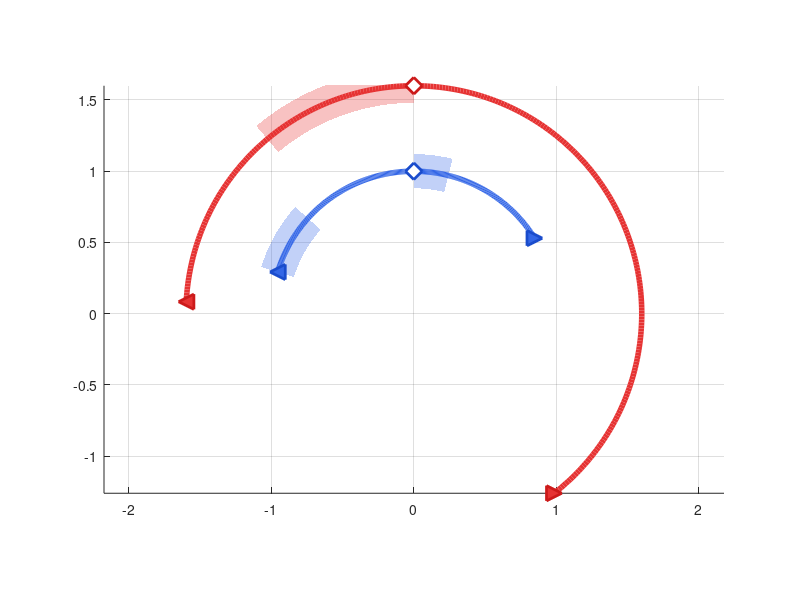

Write MATLAB code to recreate this figure. (Note: this script raises an error after producing the figure.)
%% ── FIGURE : Débattement angulaire des molettes ──────────────────────────────
figure('Name','Débattement molettes','Color','w','Position',[400 400 800 500]);
hold on; grid on; axis equal;

% ── Paramètres des molettes ───────────────────────────────────────────────────
petite_D  = -58;    % degrés vers la droite
petite_G  =  73;    % degrés vers la gauche
grande_D  = -142;
grande_G  =  87;

% ── Zones mortes ──────────────────────────────────────────────────────────────
% Petite molette : 0° → 14° droite  (0 à -14)
petite_ZM_D_start =   0;
petite_ZM_D_end   = -14;
% Petite molette : 48° → 73° gauche (48 à 73)
petite_ZM_G_start =  48;
petite_ZM_G_end   =  73;
% Grande molette : 0° → 40° gauche  (0 à 40)
grande_ZM_G_start =   0;
grande_ZM_G_end   =  40;

% ── Rayons (visuels) ──────────────────────────────────────────────────────────
r_petite = 1;
r_grande = 1.6;
r_zm_ep  = 0.12;   % épaisseur du secteur zone morte (en unités radiales)

% ── Arcs principaux ───────────────────────────────────────────────────────────
theta_petite = linspace(petite_G, petite_D, 300);
theta_grande = linspace(grande_G, grande_D, 300);

plot(r_petite * cosd(theta_petite + 90), r_petite * sind(theta_petite + 90), ...
     '-', 'Color', [0.2 0.4 0.9], 'LineWidth', 4, 'DisplayName', 'Petite molette');
plot(r_grande * cosd(theta_grande + 90), r_grande * sind(theta_grande + 90), ...
     '-', 'Color', [0.9 0.2 0.2], 'LineWidth', 4, 'DisplayName', 'Grande molette');

% ── Zones mortes (secteurs grisés semi-transparents) ──────────────────────────
function draw_dead_zone(ax, r, r_ep, theta_start, theta_end, color_rgb)
    % Construit un secteur annulaire entre r-r_ep et r+r_ep
    n = 80;
    th = linspace(theta_start, theta_end, n) + 90;  % +90° car 0° = haut
    r_in  = r - r_ep;
    r_out = r + r_ep;
    % Contour du secteur : arc extérieur + arc intérieur (à rebours)
    x = [r_out * cosd(th),  r_in * cosd(fliplr(th)), r_out * cosd(th(1))];
    y = [r_out * sind(th),  r_in * sind(fliplr(th)), r_out * sind(th(1))];
    fill(ax, x, y, color_rgb, 'FaceAlpha', 0.30, 'EdgeColor', color_rgb, ...
         'EdgeAlpha', 0.60, 'LineWidth', 1.2, 'HandleVisibility', 'off');
end

ax = gca;
% Zone morte petite — droite
draw_dead_zone(ax, r_petite, r_zm_ep, petite_ZM_D_end, petite_ZM_D_start, [0.2 0.4 0.9]);
% Zone morte petite — gauche
draw_dead_zone(ax, r_petite, r_zm_ep, petite_ZM_G_start, petite_ZM_G_end, [0.2 0.4 0.9]);
% Zone morte grande — gauche
draw_dead_zone(ax, r_grande, r_zm_ep, grande_ZM_G_start, grande_ZM_G_end, [0.9 0.2 0.2]);

% ── Position initiale (0°) — en haut ─────────────────────────────────────────
plot(0, +r_petite, 'diamond', 'MarkerSize', 12, ...
     'MarkerEdgeColor', [0.1 0.3 0.8], 'MarkerFaceColor', 'white', ...
     'LineWidth', 2, 'HandleVisibility', 'off');
plot(0, +r_grande, 'diamond', 'MarkerSize', 12, ...
     'MarkerEdgeColor', [0.8 0.1 0.1], 'MarkerFaceColor', 'white', ...
     'LineWidth', 2, 'HandleVisibility', 'off');

% ── Marqueurs extrêmes ────────────────────────────────────────────────────────
plot(r_petite * cosd(petite_D + 90), r_petite * sind(petite_D + 90), ...
     '>', 'MarkerSize', 11, 'MarkerEdgeColor', [0.1 0.3 0.8], ...
     'MarkerFaceColor', [0.2 0.4 0.9], 'LineWidth', 2, 'HandleVisibility', 'off');
plot(r_petite * cosd(petite_G + 90), r_petite * sind(petite_G + 90), ...
     '<', 'MarkerSize', 11, 'MarkerEdgeColor', [0.1 0.3 0.8], ...
     'MarkerFaceColor', [0.2 0.4 0.9], 'LineWidth', 2, 'HandleVisibility', 'off');
plot(r_grande * cosd(grande_D + 90), r_grande * sind(grande_D + 90), ...
     '>', 'MarkerSize', 11, 'MarkerEdgeColor', [0.8 0.1 0.1], ...
     'MarkerFaceColor', [0.9 0.2 0.2], 'LineWidth', 2, 'HandleVisibility', 'off');
plot(r_grande * cosd(grande_G + 90), r_grande * sind(grande_G + 90), ...
     '<', 'MarkerSize', 11, 'MarkerEdgeColor', [0.8 0.1 0.1], ...
     'MarkerFaceColor', [0.9 0.2 0.2], 'LineWidth', 2, 'HandleVisibility', 'off');

% ── Lignes radiales ───────────────────────────────────────────────────────────
plot([0, r_petite * cosd(petite_D + 90)], [0, r_petite * sind(petite_D + 90)], ...
     '--', 'Color', [0.2 0.4 0.9 0.5], 'LineWidth', 1, 'HandleVisibility', 'off');
plot([0, r_petite * cosd(petite_G + 90)], [0, r_petite * sind(petite_G + 90)], ...
     '--', 'Color', [0.2 0.4 0.9 0.5], 'LineWidth', 1, 'HandleVisibility', 'off');
plot([0, 0], [0, +r_petite], '--', 'Color', [0.2 0.4 0.9 0.5], ...
     'LineWidth', 1, 'HandleVisibility', 'off');
plot([0, r_grande * cosd(grande_D + 90)], [0, r_grande * sind(grande_D + 90)], ...
     '--', 'Color', [0.9 0.2 0.2 0.5], 'LineWidth', 1, 'HandleVisibility', 'off');
plot([0, r_grande * cosd(grande_G + 90)], [0, r_grande * sind(grande_G + 90)], ...
     '--', 'Color', [0.9 0.2 0.2 0.5], 'LineWidth', 1, 'HandleVisibility', 'off');
plot([0, 0], [0, +r_grande], '--', 'Color', [0.9 0.2 0.2 0.5], ...
     'LineWidth', 1, 'HandleVisibility', 'off');
off = 0.12;
% ── Annotations des angles aux extrêmes ──────────────────────────────────────
text((r_petite+off) * cosd(petite_D + 90) + 0.05, (r_petite+off) * sind(petite_D + 90), ...
     sprintf('%d°', petite_D), 'Color', [0.2 0.4 0.9], 'FontSize', 11, 'FontWeight', 'bold');
text((r_petite+off) * cosd(petite_G + 90) - 0.15, (r_petite+off) * sind(petite_G + 90), ...
     sprintf('%d°', petite_G), 'Color', [0.2 0.4 0.9], 'FontSize', 11, 'FontWeight', 'bold');
text((r_grande+off) * cosd(grande_D + 90) + 0.05, (r_grande+off) * sind(grande_D + 90), ...
     sprintf('%d°', grande_D), 'Color', [0.9 0.2 0.2], 'FontSize', 11, 'FontWeight', 'bold');
text((r_grande+off) * cosd(grande_G + 90) - 0.18, (r_grande+off) * sind(grande_G + 90), ...
     sprintf('%d°', grande_G), 'Color', [0.9 0.2 0.2], 'FontSize', 11, 'FontWeight', 'bold');

% ── Annotations zones mortes ──────────────────────────────────────────────────
% Petite — droite : milieu à -7°
ang_pd = mean([petite_ZM_D_start, petite_ZM_D_end]);
text((r_petite + r_zm_ep + 0.08) * cosd(ang_pd + 90), ...
     (r_petite + r_zm_ep + 0.08) * sind(ang_pd + 90), ...
     'ZM 14°', 'Color', [0.2 0.4 0.9], 'FontSize', 9, 'FontAngle', 'italic', ...
     'HorizontalAlignment', 'center');
% Petite — gauche : milieu à 60.5°
ang_pg = mean([petite_ZM_G_start, petite_ZM_G_end]);
text((r_petite + r_zm_ep + 0.08) * cosd(ang_pg + 90), ...
     (r_petite + r_zm_ep + 0.08) * sind(ang_pg + 90), ...
     'ZM 25°', 'Color', [0.2 0.4 0.9], 'FontSize', 9, 'FontAngle', 'italic', ...
     'HorizontalAlignment', 'center');
% Grande — gauche : milieu à 20°
ang_gg = mean([grande_ZM_G_start, grande_ZM_G_end]);
text((r_grande + r_zm_ep + 0.08) * cosd(ang_gg + 90), ...
     (r_grande + r_zm_ep + 0.08) * sind(ang_gg + 90), ...
     'ZM 40°', 'Color', [0.9 0.2 0.2], 'FontSize', 9, 'FontAngle', 'italic', ...
     'HorizontalAlignment', 'center');

% ── Totaux en bas ─────────────────────────────────────────────────────────────
text(0, -r_petite - 0.15, sprintf('Petite : %d° total', abs(petite_D) + abs(petite_G)), ...
     'Color', [0.2 0.4 0.9], 'FontSize', 10, 'FontWeight', 'bold', 'HorizontalAlignment', 'center');
text(0, -r_grande - 0.15, sprintf('Grande : %d° total', abs(grande_D) + abs(grande_G)), ...
     'Color', [0.9 0.3 0.2], 'FontSize', 10, 'FontWeight', 'bold', 'HorizontalAlignment', 'center');

% ── Centre ────────────────────────────────────────────────────────────────────
plot(0, 0, 'k+', 'MarkerSize', 12, 'LineWidth', 2, 'HandleVisibility', 'off');

lgd = legend('Location', 'southoutside', 'Orientation', 'horizontal', 'FontSize', 11);
lgd.Position(2) = lgd.Position(2) - 0.08;
title({'Débattement angulaire des molettes', '◇ = position initiale   ▶ = extrême D   ◀ = extrême G   ▓ = zone morte'});
axis off;
